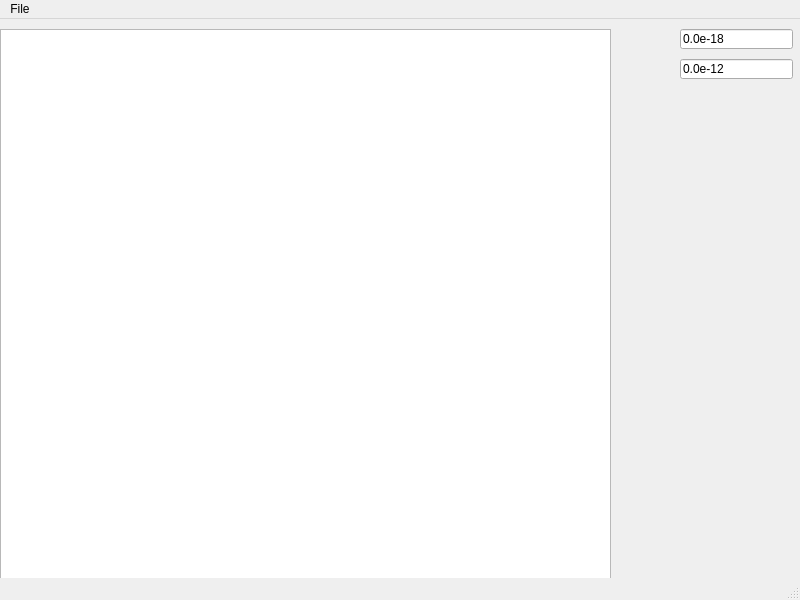
<?xml version="1.0" encoding="UTF-8"?>
<ui version="4.0">
 <class>DispersionCompensation</class>
 <widget class="QMainWindow" name="DispersionCompensation">
  <property name="geometry">
   <rect>
    <x>0</x>
    <y>0</y>
    <width>800</width>
    <height>600</height>
   </rect>
  </property>
  <property name="windowTitle">
   <string>Dispersion Compensation</string>
  </property>
  <widget class="QWidget" name="centralwidget">
   <widget class="ImageView" name="bscan">
    <property name="geometry">
     <rect>
      <x>0</x>
      <y>10</y>
      <width>611</width>
      <height>561</height>
     </rect>
    </property>
   </widget>
   <widget class="QLineEdit" name="coef_3">
    <property name="geometry">
     <rect>
      <x>680</x>
      <y>10</y>
      <width>113</width>
      <height>20</height>
     </rect>
    </property>
    <property name="text">
     <string>0.0e-18</string>
    </property>
   </widget>
   <widget class="QLineEdit" name="coef_2">
    <property name="geometry">
     <rect>
      <x>680</x>
      <y>40</y>
      <width>113</width>
      <height>20</height>
     </rect>
    </property>
    <property name="text">
     <string>0.0e-12</string>
    </property>
   </widget>
  </widget>
  <widget class="QMenuBar" name="menubar">
   <property name="geometry">
    <rect>
     <x>0</x>
     <y>0</y>
     <width>800</width>
     <height>19</height>
    </rect>
   </property>
   <widget class="QMenu" name="menuFile">
    <property name="title">
     <string>File</string>
    </property>
    <addaction name="actionOpen"/>
    <addaction name="actionQuit"/>
   </widget>
   <addaction name="menuFile"/>
  </widget>
  <widget class="QStatusBar" name="statusbar"/>
  <action name="actionOpen">
   <property name="text">
    <string>Open</string>
   </property>
  </action>
  <action name="actionQuit">
   <property name="text">
    <string>Quit</string>
   </property>
  </action>
 </widget>
 <customwidgets>
  <customwidget>
   <class>ImageView</class>
   <extends>QGraphicsView</extends>
   <header>pyqtgraph</header>
  </customwidget>
 </customwidgets>
 <resources/>
 <connections/>
</ui>
